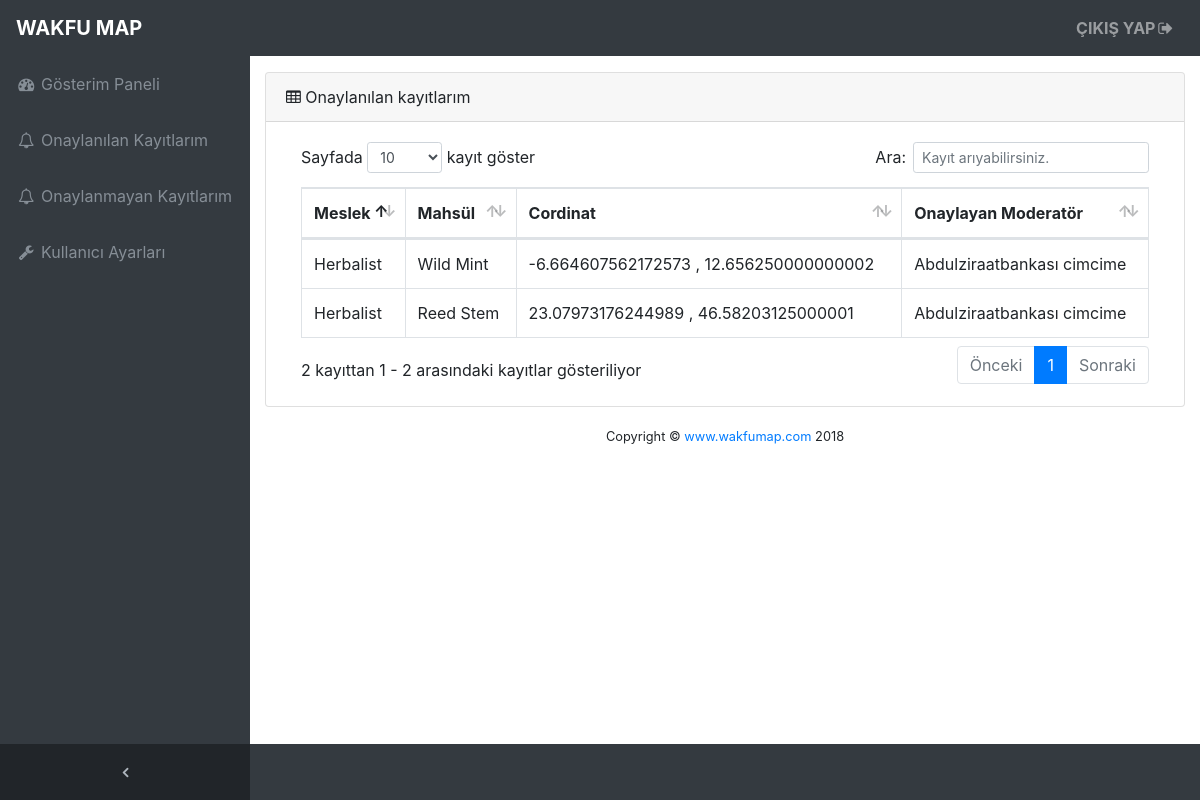
The page /onay.php (signed in) on the database its author committed.
### tables this page shows
CREATE TABLE IF NOT EXISTS `hkordinat` (
  `sira` int(11) NOT NULL AUTO_INCREMENT,
  `x` varchar(100) NOT NULL,
  `y` varchar(100) NOT NULL,
  `menu_sira` int(11) NOT NULL,
  `onay` int(11) NOT NULL,
  `aciklama` varchar(140) NOT NULL,
  `gonderenkul` int(11) NOT NULL,
  `yapi` int(11) NOT NULL,
  PRIMARY KEY (`sira`)
);

CREATE TABLE IF NOT EXISTS `map_menu` (
  `sira` int(11) NOT NULL AUTO_INCREMENT,
  `adi` varchar(100) NOT NULL,
  `groupid` int(11) NOT NULL,
  PRIMARY KEY (`sira`)
);

CREATE TABLE IF NOT EXISTS `kullanici` (
  `sira` int(11) NOT NULL AUTO_INCREMENT,
  `kul_adi` varchar(150) NOT NULL,
  `kul_sifre` varchar(150) NOT NULL,
  `yetki` int(11) NOT NULL,
  `ad` varchar(150) NOT NULL,
  `soyad` varchar(150) NOT NULL,
  `mails` varchar(200) NOT NULL,
  PRIMARY KEY (`sira`)
);

### onay.php (the view, shortened to what this page needs)
<?php
if(isset($_SESSION["oturum"]))
{
	if($_SESSION["yetki"]==2||$_SESSION["yetki"]==3||$_SESSION["yetki"]==1)
	{
?>
<!DOCTYPE html>
<html lang="en">
<head>
  <link href="vendor/bootstrap/css/bootstrap.min.css" rel="stylesheet">
  <link href="vendor/font-awesome/css/font-awesome.min.css" rel="stylesheet" type="text/css">
  <link href="vendor/datatables/dataTables.bootstrap4.css" rel="stylesheet">
  <link href="css/sb-admin.css" rel="stylesheet">
</head>
<body class="fixed-nav sticky-footer bg-dark" id="page-top">
  <nav class="navbar navbar-expand-lg navbar-dark bg-dark fixed-top" id="mainNav">
    <a class="navbar-brand" <?php if($_SESSION["yetki"]==3)
	{
		echo 'href="yazar.php"';
	}else if($_SESSION["yetki"]==1)
	{
		echo 'href="admin.php"';
	}
			 else{ echo 'href="moderetor.php"'; }?>><b>WAKFU MAP</b></a>
    <div class="collapse navbar-collapse" id="navbarResponsive">
      <ul class="navbar-nav navbar-sidenav" id="exampleAccordion">
        <li class="nav-item" data-toggle="tooltip" data-placement="right" title="" data-original-title="Gösterim Paneli">
          <a class="nav-link" <?php if($_SESSION["yetki"]==3)
	{
		echo 'href="yazar.php"';
	}
	 else if($_SESSION["yetki"]==1)
	{
		echo 'href="admin.php"';
	}
			 else{ echo 'href="moderetor.php"'; }?>>
            <i class="fa fa-fw fa-dashboard"></i>
            <span class="nav-link-text">Gösterim Paneli</span>
          </a>
        </li>
        <li class="nav-item" data-toggle="tooltip" data-placement="right" title="" data-original-title="Onaylanılan Kayıtlarım">
          <a class="nav-link" href="onay.php">
            <i class="fa fa-fw fa-bell-o"></i>
            <span class="nav-link-text">Onaylanılan Kayıtlarım</span>
          </a>
        </li>
        <li class="nav-item" data-toggle="tooltip" data-placement="right" title="" data-original-title="Onaylanmayan Kayıtlarım">
          <a class="nav-link" href="onaylanmamis.php">
            <i class="fa fa-fw fa-bell-o"></i>
            <span class="nav-link-text">Onaylanmayan Kayıtlarım</span>
          </a>
        </li>
        <li class="nav-item" data-toggle="tooltip" data-placement="right" title="" data-original-title="Kullanıcı Ayarları">
          <a class="nav-link" href="kullaniciayarlari.php">
            <i class="fa fa-fw fa-wrench"></i>
            <span class="nav-link-text">Kullanıcı Ayarları</span>
          </a>
        </li>
      </ul>
      <ul class="navbar-nav sidenav-toggler">
        <li class="nav-item">
          <a class="nav-link text-center" id="sidenavToggler">
            <i class="fa fa-fw fa-angle-left"></i>
          </a>
        </li>
      </ul>
      <ul class="navbar-nav ml-auto">
        <li class="nav-item">
          <a class="nav-link" data-toggle="modal" data-target="#exampleModal">
            <b>ÇIKIŞ YAP</b><i class="fa fa-fw fa-sign-out"></i></a>
        </li>
      </ul>
    </div>
  </nav>
  <div class="content-wrapper">
    <div class="container-fluid">
 <?php
		include("config.php");
		function meslekkontrol($meslek)
{
	$sira="";
	switch($meslek)
	{
			case 3: $sira="Herbalist";
		break;
	}
	return $sira;
}
		if($_SESSION["yetki"]==2||$_SESSION["yetki"]==1)
		{
			?>
		<div class="card mb-3">
        <div class="card-header">
          <i class="fa fa-table"></i> Onayladığım kayıtlarım</div>
        <div class="card-body">
          <div class="table-responsive">
            <table class="table table-bordered" id="dataTable" width="100%" cellspacing="0">
              <thead>
                <tr>
                  <th>Meslek</th>
                  <th>Mahsül</th>
                  <th>Cordinat</th>
                  <th>Onayladığım Yazar</th>
                </tr>
              </thead>
              <tbody>
<?php
			$oturumacan=$_SESSION["sira"];
			$onaykontrol=mysqli_query($baglan,"select * from hkordinat where yapi=$oturumacan and onay=1");
			if(mysqli_num_rows($onaykontrol))
			{
				while($onayoku=mysqli_fetch_object($onaykontrol))
				{
					?>
				  <tr>
                  <td><?php
					  $menusira=$onayoku->menu_sira;
					$menuoku=mysqli_fetch_object(mysqli_query($baglan,"select * from map_menu where sira=$menusira"));
					$menuadi=$menuoku->adi;
					echo meslekkontrol($menuoku->groupid);
					  ?></td>
                  <td><?php
					  echo $menuadi;
					  ?></td>
                  <td><?php echo $onayoku->x." , ".$onayoku->y; ?></td>
                  <td><?php $gonderen=$onayoku->gonderenkul;
					  $kullanicioku=mysqli_fetch_object(mysqli_query($baglan,"select * from kullanici where sira=$gonderen"));
					echo $kullanicioku->ad." ".$kullanicioku->soyad;
					  ?></td>
                </tr>
				  <?php
				}
			}
				  ?>
              </tbody>
            </table>
          </div>
        </div>
      </div>
		<?php
		}
		else if($_SESSION["yetki"]==3)
		{
			?>
		<div class="card mb-3">
        <div class="card-header">
          <i class="fa fa-table"></i> Onaylanılan kayıtlarım</div>
        <div class="card-body">
          <div class="table-responsive">
            <table class="table table-bordered" id="dataTable" width="100%" cellspacing="0">
              <thead>
                <tr>
                  <th>Meslek</th>
                  <th>Mahsül</th>
                  <th>Cordinat</th>
                  <th>Onaylayan Moderatör</th>
                </tr>
              </thead>
              <tbody>
<?php $oturumacan=$_SESSION["sira"];
			$onaykontrol=mysqli_query($baglan,"select * from hkordinat where gonderenkul=$oturumacan and onay=1");
			if(mysqli_num_rows($onaykontrol))
			{
				while($onayoku=mysqli_fetch_object($onaykontrol))
				{
					?>
				  <tr>
                  <td><?php
					  $menusira=$onayoku->menu_sira;
					$menuoku=mysqli_fetch_object(mysqli_query($baglan,"select * from map_menu where sira=$menusira"));
					$menuadi=$menuoku->adi;
					echo meslekkontrol($menuoku->groupid);
					  ?></td>
                  <td><?php
					  echo $menuadi;
					  ?></td>
                  <td><?php echo $onayoku->x." , ".$onayoku->y; ?></td>
                  <td><?php $gonderen=$onayoku->yapi;
					  $kullanicioku=mysqli_fetch_object(mysqli_query($baglan,"select * from kullanici where sira=$gonderen"));
					echo $kullanicioku->ad." ".$kullanicioku->soyad;
					  ?></td>
                </tr>
				  <?php
				}
			}
				  ?>
              </tbody>
            </table>
          </div>
        </div>
      </div>
		<?php
		}
		?>
    </div>
     <div class="container">
        <div class="text-center">
          <small>Copyright © <a href="#">www.wakfumap.com</a> 2018</small>
        </div>
      </div>
  </div>
</body>
</html>
<?php
			}
}
else
{
	header("Location:index.php");
}
		?>

### css/sb-admin.css (style rules this page uses)
html { position: relative; min-height: 100%; }
body { overflow-x: hidden; }
body.sticky-footer { margin-bottom: 56px; }
body.sticky-footer .content-wrapper { min-height: calc(100vh - 56px - 56px); }
body.fixed-nav { padding-top: 56px; }
.content-wrapper { min-height: calc(100vh - 56px); padding-top: 1rem; }
#mainNav .navbar-collapse { overflow: auto; max-height: 75vh; }
#mainNav .navbar-collapse .navbar-nav .nav-item .nav-link { cursor: pointer; }
#mainNav .navbar-collapse .sidenav-toggler { display: none; }
@media (min-width: 992px) { #mainNav .navbar-brand { width: 250px; } }
@media (min-width: 992px) { #mainNav .navbar-collapse { overflow: visible; max-height: none; } }
@media (min-width: 992px) { #mainNav .navbar-collapse .navbar-sidenav { position: absolute; top: 0; left: 0; -webkit-flex-direction: column; -ms-flex-direction: column; flex-direction: column; margin-top: 56px; } }
@media (min-width: 992px) { #mainNav .navbar-collapse .navbar-sidenav > .nav-item { width: 250px; padding: 0; } }
@media (min-width: 992px) { #mainNav .navbar-collapse .navbar-sidenav > .nav-item > .nav-link { padding: 1em; } }
#mainNav.fixed-top .sidenav-toggler { display: none; }
@media (min-width: 992px) { #mainNav.fixed-top .navbar-sidenav { height: calc(100vh - 112px); } }
@media (min-width: 992px) { #mainNav.fixed-top .sidenav-toggler { position: absolute; top: 0; left: 0; display: flex; -webkit-flex-direction: column; -ms-flex-direction: column; flex-direction: column; margin-top: calc(100vh - 56px); } }
@media (min-width: 992px) { #mainNav.fixed-top .sidenav-toggler > .nav-item { width: 250px; padding: 0; } }
@media (min-width: 992px) { #mainNav.fixed-top .sidenav-toggler > .nav-item > .nav-link { padding: 1em; } }
#mainNav.fixed-top.navbar-dark .sidenav-toggler { background-color: #212529; }
#mainNav.fixed-top.navbar-dark .sidenav-toggler a i { color: #adb5bd; }
.content-wrapper { overflow-x: hidden; background: white; }
@media (min-width: 992px) { .content-wrapper { margin-left: 250px; } }
#sidenavToggler i { font-weight: 800; }
#mainNav.navbar-dark .navbar-collapse .navbar-sidenav > .nav-item > .nav-link { color: #868e96; }
@media (min-width: 992px) { #mainNav.navbar-dark .navbar-collapse .navbar-sidenav { background: #343a40; } }

### rows shown on the page
hkordinat: map_menu.groupid "Herbalist", map_menu.adi "Wild Mint", x "-6.664607562172573", y "12.656250000000002", kullanici.ad "Abdulziraatbankası", kullanici.soyad "cimcime"
hkordinat: map_menu.groupid "Herbalist", map_menu.adi "Reed Stem", x "23.07973176244989", y "46.58203125000001", kullanici.ad "Abdulziraatbankası", kullanici.soyad "cimcime"
